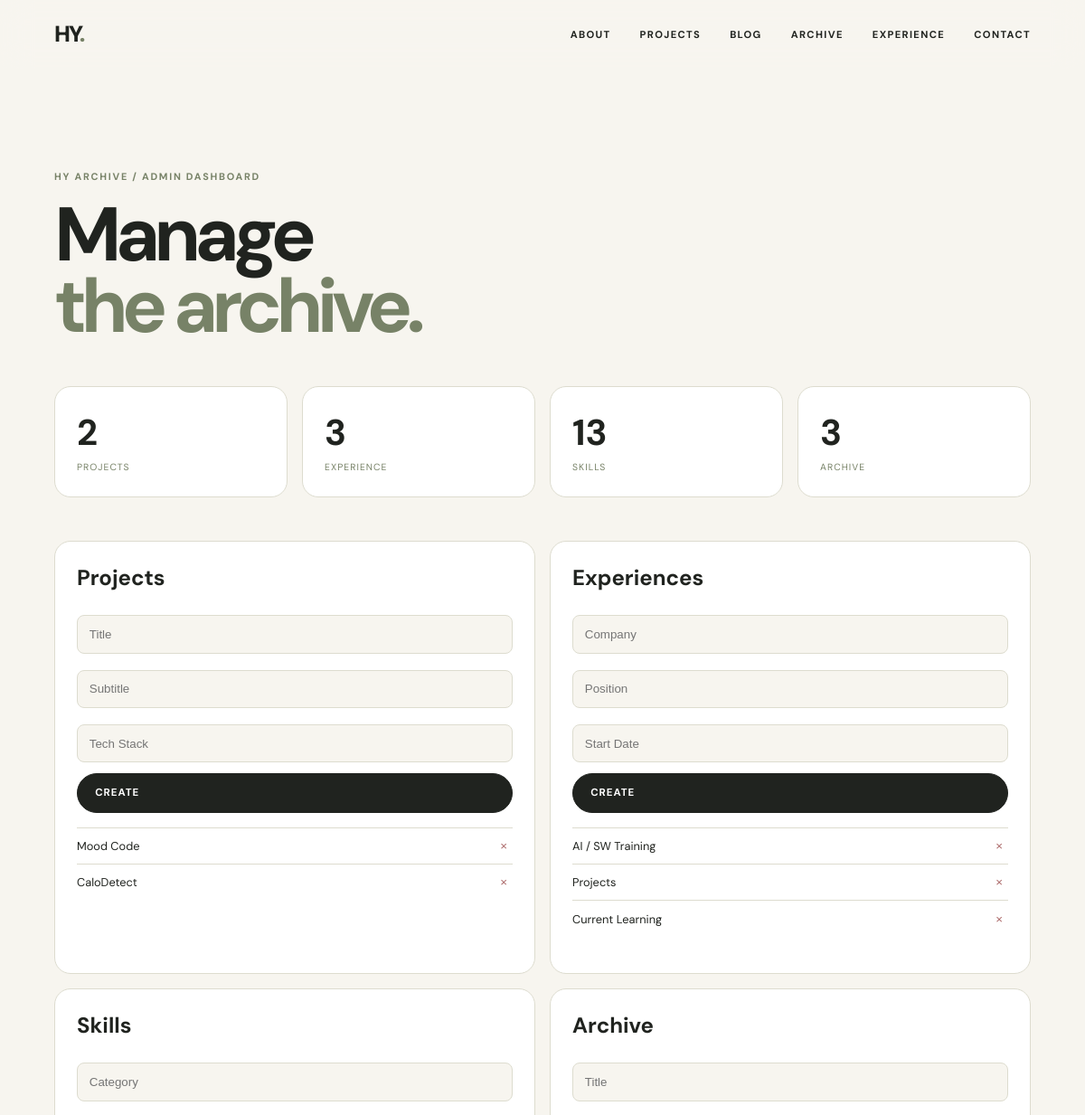
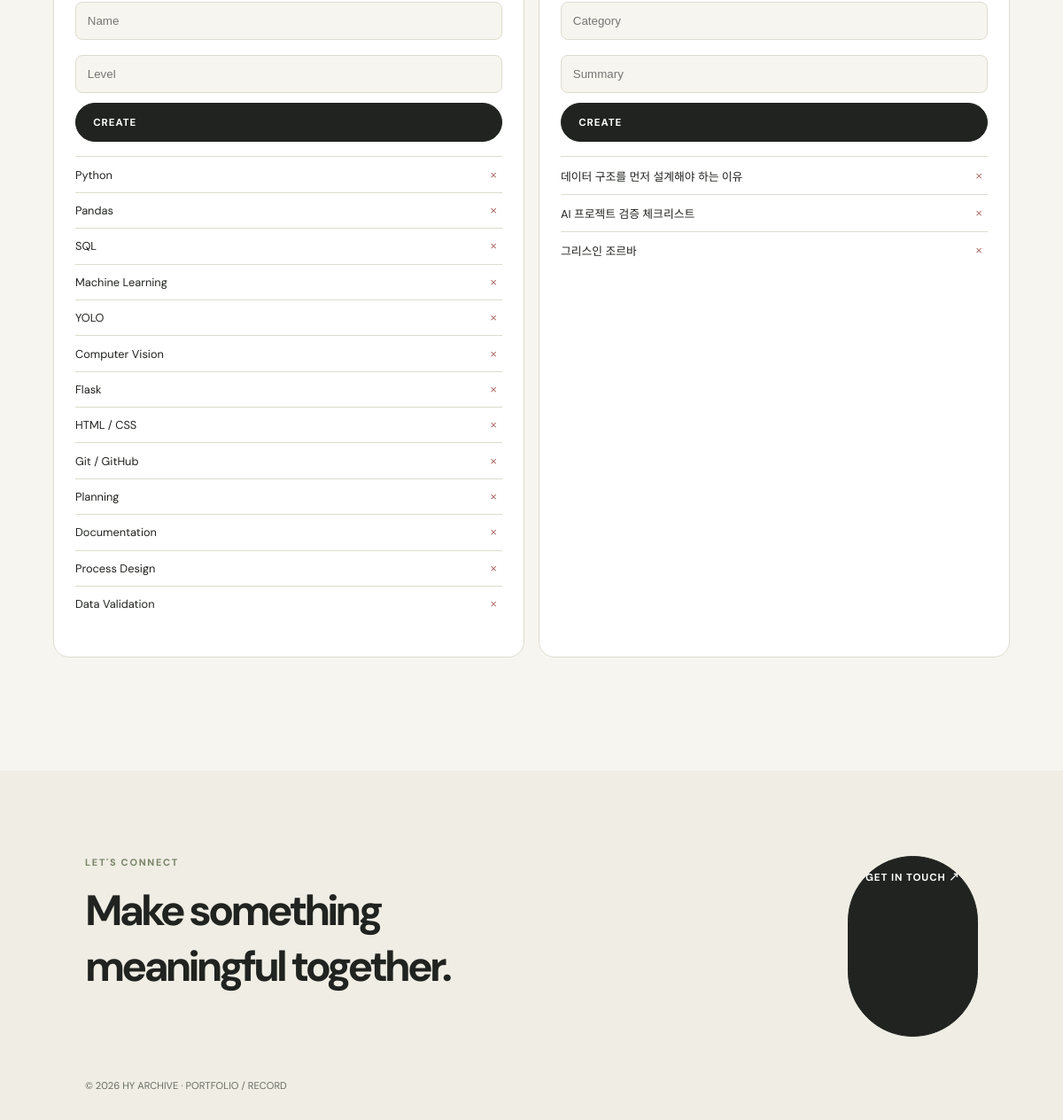
/admin (signed in), run on the app's committed database (2 pictures, top to bottom).
### models.py (models this page shows)
class TimestampMixin:
    created_at = db.Column(db.DateTime, default=datetime.utcnow)
    updated_at = db.Column(db.DateTime, default=datetime.utcnow, onupdate=datetime.utcnow)

class Project(TimestampMixin, db.Model):
    id = db.Column(db.Integer, primary_key=True)
    title = db.Column(db.String(160), nullable=False)
    subtitle = db.Column(db.String(240))
    description = db.Column(db.Text)
    problem = db.Column(db.Text)
    role = db.Column(db.Text)
    process = db.Column(db.Text)
    action = db.Column(db.Text)
    trouble = db.Column(db.Text)
    solution = db.Column(db.Text)
    result = db.Column(db.Text)
    insight = db.Column(db.Text)
    tech_stack = db.Column(db.String(400))
    thumbnail = db.Column(db.String(240))
    github_url = db.Column(db.String(240), default="#")
    notion_url = db.Column(db.String(240), default="#")

class Experience(TimestampMixin, db.Model):
    id = db.Column(db.Integer, primary_key=True)
    company = db.Column(db.String(160), nullable=False)
    position = db.Column(db.String(160))
    start_date = db.Column(db.String(40))
    end_date = db.Column(db.String(40))
    description = db.Column(db.Text)
    achievement = db.Column(db.Text)
    sort_order = db.Column(db.Integer, default=0)

class Skill(TimestampMixin, db.Model):
    id = db.Column(db.Integer, primary_key=True)
    category = db.Column(db.String(80), nullable=False)
    name = db.Column(db.String(120), nullable=False)
    level = db.Column(db.Integer, default=80)
    description = db.Column(db.Text)
    sort_order = db.Column(db.Integer, default=0)

class Archive(TimestampMixin, db.Model):
    id = db.Column(db.Integer, primary_key=True)
    title = db.Column(db.String(200), nullable=False)
    category = db.Column(db.String(80), nullable=False)
    summary = db.Column(db.Text)
    content = db.Column(db.Text)
    content_type = db.Column(db.String(40), default="archive", nullable=False)
    tags = db.Column(db.String(400))
    thumbnail = db.Column(db.String(400))
    source_type = db.Column(db.String(80))
    source_url = db.Column(db.String(400))
    is_featured = db.Column(db.Boolean, default=False, nullable=False)
    is_pinned = db.Column(db.Boolean, default=False, nullable=False)
    view_count = db.Column(db.Integer, default=0, nullable=False)
    like_count = db.Column(db.Integer, default=0, nullable=False)
    recommendation_count = db.Column(db.Integer, default=0, nullable=False)
    comments = db.relationship("RecordComment", backref="record", cascade="all, delete-orphan", lazy=True)

### app.py (the view)
@app.route("/admin")
def admin(): return render_template("admin/dashboard.html", projects=Project.query.all(), experiences=Experience.query.all(), skills=Skill.query.all(), archives=Archive.query.all())

### app.py (called while the page is built)
@app.context_processor
def globals_for_templates():
    return {"profile": Profile.query.first(), "project_count": Project.query.count(), "archive_count": Archive.query.filter_by(content_type="archive").count(), "skill_count": Skill.query.count(), "blog_categories": BLOG_CATEGORIES, "archive_categories": ARCHIVE_CATEGORIES}

@app.before_request
def protect_admin():
    if request.path.startswith("/admin") and request.endpoint != "admin_login" and not session.get("admin"): return redirect(url_for("admin_login"))

### templates/admin/dashboard.html
{% extends 'base.html' %}{% block title %}Admin — HY ARCHIVE{% endblock %}{% block content %}<main class="page"><p class="eyebrow">HY ARCHIVE / ADMIN DASHBOARD</p><h1 class="page-title">Manage<br><em>the archive.</em></h1><div class="admin-stats"><div><b>{{ projects|length }}</b><span>PROJECTS</span></div><div><b>{{ experiences|length }}</b><span>EXPERIENCE</span></div><div><b>{{ skills|length }}</b><span>SKILLS</span></div><div><b>{{ archives|length }}</b><span>ARCHIVE</span></div></div><div class="admin-columns">{% for title, model, fields in [('Projects','projects',['title','subtitle','tech_stack']),('Experiences','experiences',['company','position','start_date']),('Skills','skills',['category','name','level']),('Archive','archive',['title','category','summary'])] %}<section class="admin-box"><h2>{{ title }}</h2><form method="post" action="{{ url_for('create_item', model=model) }}">{% for field in fields %}<input name="{{ field }}" placeholder="{{ field|replace('_',' ')|title }}" required>{% endfor %}<button class="button dark" type="submit">CREATE</button></form><ul>{% for item in (projects if model == 'projects' else experiences if model == 'experiences' else skills if model == 'skills' else archives) %}<li><span>{{ item.title if model in ['projects','archive'] else item.name if model == 'skills' else item.company }}</span><form method="post" action="{{ url_for('delete_item', model=model, item_id=item.id) }}"><button aria-label="delete">×</button></form></li>{% endfor %}</ul></section>{% endfor %}</div></main>{% endblock %}

### static/css/style.css (style rules this page uses)
:root { --bg:#f7f5ef;--surface:#fff;--soft:#efede4;--text:#20231f;--muted:#696d64;--olive:#778267;--dark:#606c54;--border:#dddccf }
* { box-sizing:border-box }
html { scroll-behavior:smooth }
body { margin:0;background:var(--bg);color:var(--text);font-family:'DM Sans','Noto Sans KR',sans-serif }
.logo span,em { color:var(--olive);font-style:normal }
.hero h1,.page-title { font-size:clamp(3.4rem,7vw,7rem);line-height:.94;letter-spacing:-.08em;margin:1.2rem 0 2rem }
.eyebrow { color:var(--olive);font-size:.68rem;font-weight:700;letter-spacing:.16em;margin:0 0 1rem;text-transform:uppercase }
.button { display:inline-flex;padding:.85rem 1.2rem;border:1px solid var(--border);border-radius:999px;font:inherit;font-size:.72rem;font-weight:700;letter-spacing:.08em;background:transparent;cursor:pointer }
.button.dark { background:var(--text);color:#fff;border-color:var(--text) }
.section,.page { max-width:1240px;margin:0 auto;padding:8rem 5vw }
.page { padding-top:7rem }
.page-title { max-width:900px }
.admin-stats { display:grid;grid-template-columns:repeat(4,1fr);gap:1rem;margin:3rem 0 }
.admin-stats div,.admin-box { background:#fff;border:1px solid var(--border);border-radius:18px;padding:1.5rem }
.admin-stats b { display:block;font-size:2.5rem }
.admin-stats span { font-size:.65rem;color:var(--olive);letter-spacing:.1em }
.admin-columns { display:grid;grid-template-columns:repeat(2,1fr);gap:1rem }
.admin-box h2 { margin-top:0 }
.admin-form input,.admin-box input { width:100%;padding:.8rem;border:1px solid var(--border);border-radius:8px;background:var(--bg);margin:.4rem 0 }
.admin-box form { display:grid;gap:.3rem }
.admin-box ul { list-style:none;padding:0 }
.admin-box li { display:flex;justify-content:space-between;border-top:1px solid var(--border);padding:.7rem 0;font-size:.8rem }
.admin-box li button { border:0;background:none;color:#a66;cursor:pointer }

### data on the page
Project: title "Mood Code"
Project: title "CaloDetect"
Experience: company "AI / SW Training"
Experience: company "Projects"
Experience: company "Current Learning"
Skill: name "Python"
Skill: name "Pandas"
Skill: name "SQL"
Skill: name "Machine Learning"
Skill: name "YOLO"
Skill: name "Computer Vision"
Skill: name "Flask"
Skill: name "HTML / CSS"
Skill: name "Git / GitHub"
Skill: name "Planning"
Skill: name "Documentation"
Skill: name "Process Design"
Skill: name "Data Validation"
Archive: title "데이터 구조를 먼저 설계해야 하는 이유"
Archive: title "AI 프로젝트 검증 체크리스트"
Archive: title "그리스인 조르바"

### other printed values
{{ projects|length }} "2"
{{ experiences|length }} "3"
{{ skills|length }} "13"
{{ archives|length }} "3"
{{ title }} "Projects" "Experiences" "Skills" "Archive"
